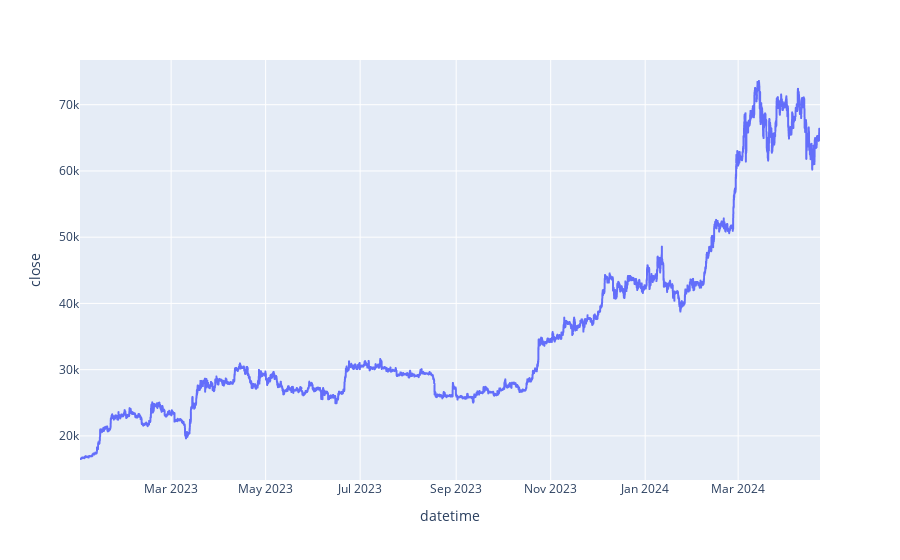

The cell this chart's notebook holds for it:
### Code cell
df = tv.get_hist('BTCUSDT','BINANCE',Interval.in_1_hour,n_bars=30000)
df.reset_index(inplace=True)
df.sort_values('datetime',inplace=True)
px.line(df,x='datetime',y='close').show()

### Figure 1 — Plotly figure (JSON) as saved in the notebook; plotly's stock layout.template omitted (floating-point values rounded to 4 significant figures; data arrays with more than 128 entries replaced by an {"elided": "..."} marker saying what was removed)
{"data": [{"hovertemplate": "datetime=%{x}<br>close=%{y}<extra></extra>", "legendgroup": "", "line": {"color": "#636efa", "dash": "solid"}, "marker": {"symbol": "circle"}, "mode": "lines", "name": "", "showlegend": false, "x": {"elided": "11463 str values"}, "xaxis": "x", "y": {"elided": "11463 float values"}, "yaxis": "y", "type": "scattergl"}], "layout": {"xaxis": {"anchor": "y", "domain": [0.0, 1.0], "title": {"text": "datetime"}}, "yaxis": {"anchor": "x", "domain": [0.0, 1.0], "title": {"text": "close"}}, "legend": {"tracegroupgap": 0}, "margin": {"t": 60}}}
